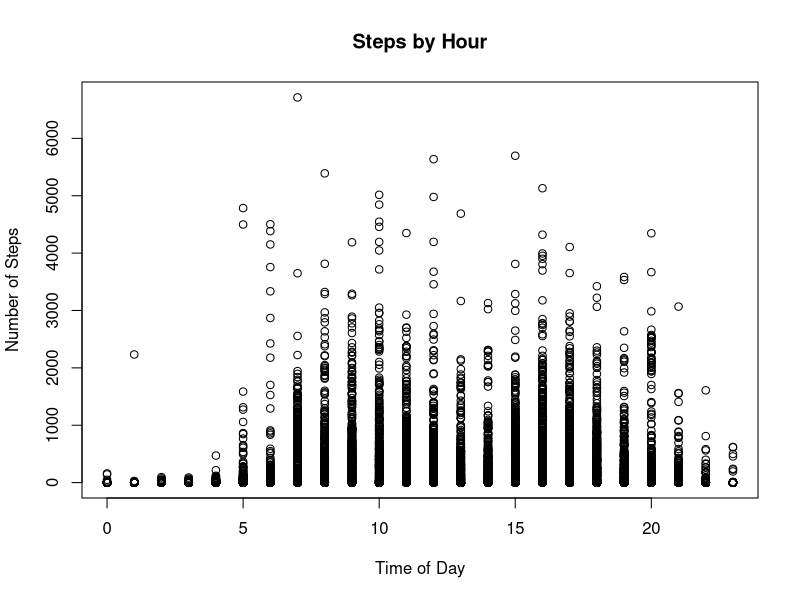
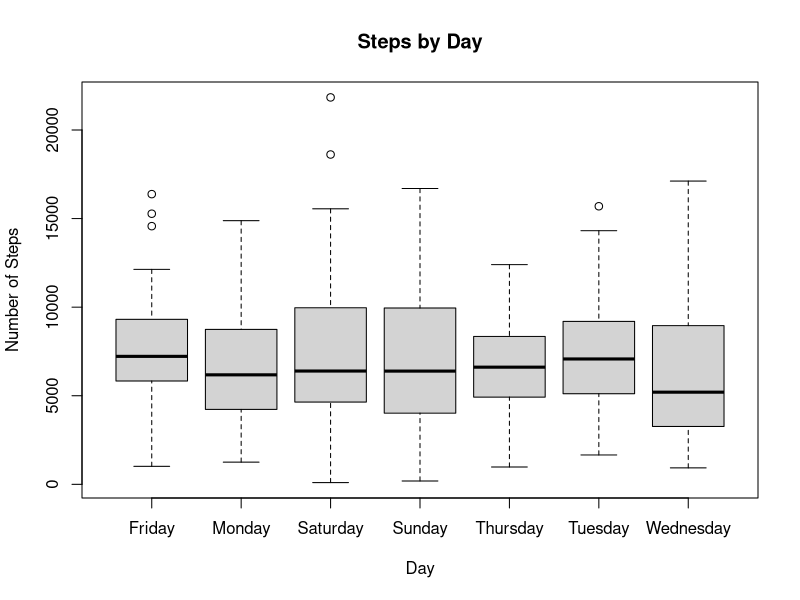
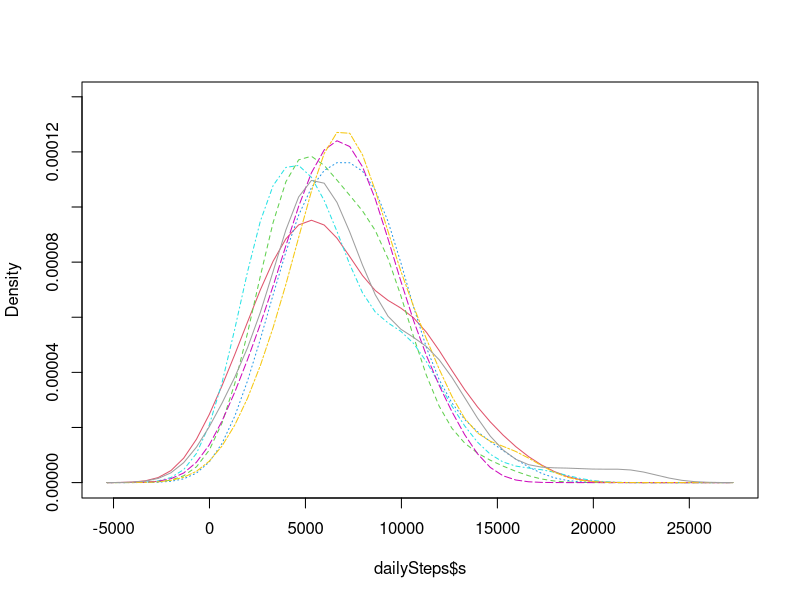

These charts were generated, in order, by the following R code: (Note: this script raises an error after producing the figures.)
## ---- chunk 1
knitr::opts_chunk$set(echo = TRUE)
options(tibble.print_max = 200, tibble.print_min = 24)
## ---- chunk 2
library(dplyr)
library(lubridate)
library(sm)
df <- read.csv("health-data.csv")
head(df)
## ---- chunk 3
#rename steps..count column to steps
df <- rename(df, Steps = Steps..count.)

#fix data types in df
#convert all columns to strings
df <- data.frame(lapply(df, as.character), stringsAsFactors=FALSE)

#convert steps to integers
df$Steps <- as.integer(df$Steps)

#convert start and finish columns to dates.
df$Start <- as.POSIXlt(df$Start,format='%d-%b-%Y %H:%M')
df$Finish <- as.POSIXlt(df$Finish,format='%d-%b-%Y %H:%M')
head(df)
## ---- chunk 4
df$day <- weekdays(as.Date(df$Start))
df$dayNum <- df$Start$wday
df$isWknd <- df$day == "Saturday" | df$day == "Sunday"

df$month <- month(as.Date(df$Start))
df$date <- day(df$Start)
df$year <-  year(df$Start)
df$time <-  hour(df$Start)

head(df)
## ---- chunk 5
plot(Steps~time,data=df, main="Steps by Hour", xlab="Time of Day", ylab="Number of Steps", range = 2)


## ---- chunk 6
myvars <- names(df) %in% c("Start", "Finish") 
newdf <- df[!myvars]
group_by(newdf, time) %>% summarize(m = mean(Steps), med = median(Steps))

## ---- chunk 7
dailySteps <-data.frame(group_by_(newdf,.dots=c("day","date","month", "year", "dayNum")) %>% summarize(s = sum(Steps)))
head(dailySteps)

group_by(dailySteps, day) %>% summarize(m = mean(s), med = median(s))
## ---- chunk 8
boxplot(s~day,data=dailySteps, main="Steps by Day", xlab="Day", ylab="Number of Steps")
# create value labels 
weekday.f <- factor(dailySteps$dayNum, levels= c(0,1,2,3,4,5,6),
    labels = c("Sun", "Mon", "Tues", "Wed","Thur", "Fri", "Sat")) 
sm.density.compare(dailySteps$s, dailySteps$dayNum)
colfill<-c(2:(2+length(levels(weekday.f)))) 
legend(locator(1), levels(weekday.f), lwd = .5,fill=colfill)
